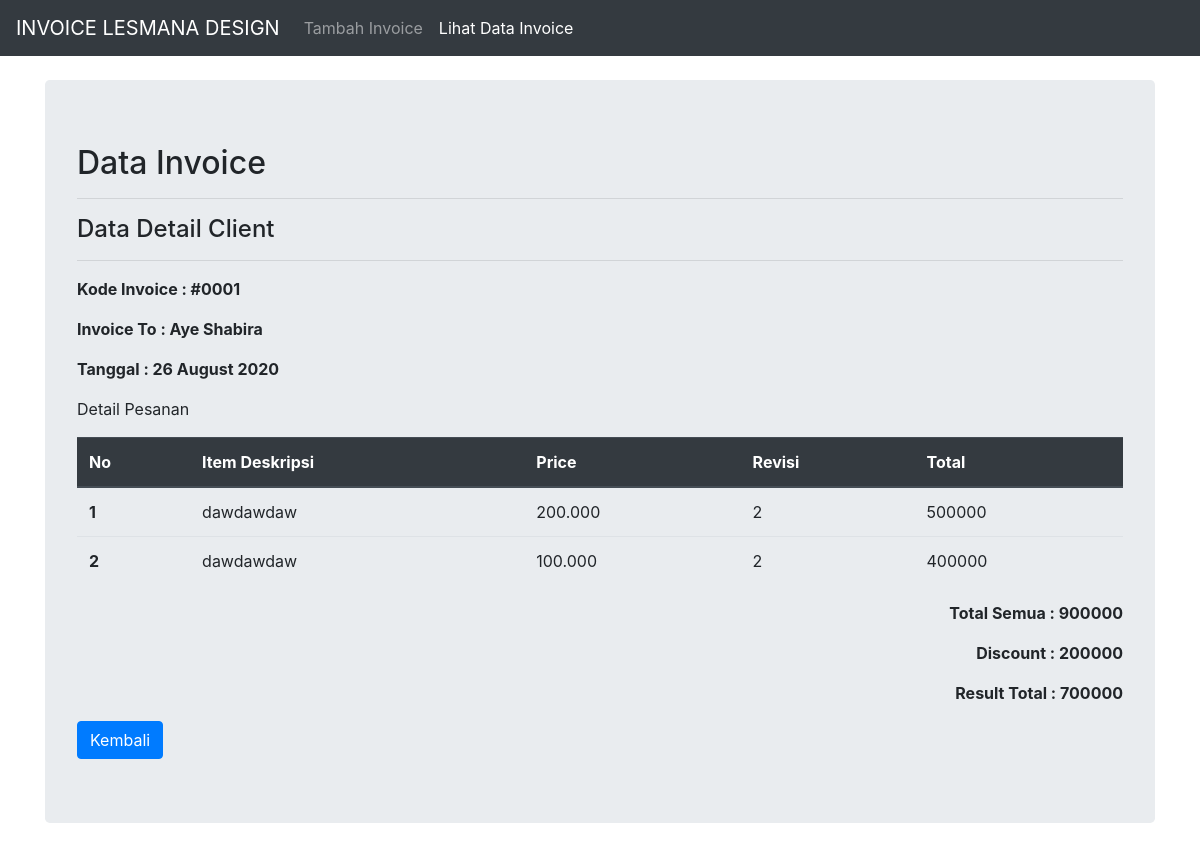
The page /lihat/details.php?code=5f4642e5493b9 on the database its author committed.
### tables this page shows
CREATE TABLE `client` (
  `id` int NOT NULL,
  `kode_invoice` varchar(50) NOT NULL,
  `invoice_to` varchar(100) NOT NULL,
  `code_client` varchar(50) NOT NULL,
  `tanggal` varchar(50) NOT NULL
);

CREATE TABLE `item` (
  `id` int NOT NULL,
  `item_desk` varchar(100) NOT NULL,
  `price` varchar(50) NOT NULL,
  `rev` varchar(50) NOT NULL,
  `total` varchar(50) NOT NULL,
  `code_client` varchar(50) NOT NULL
);

CREATE TABLE `total` (
  `id` int NOT NULL,
  `code_client` varchar(50) NOT NULL,
  `discount` varchar(50) DEFAULT NULL,
  `total_discount` varchar(50) NOT NULL,
  `total_all` varchar(50) NOT NULL
);

### lihat/details.php (the view, shortened to what this page needs)
<!DOCTYPE html>
<html lang="en">
<head>
    <link rel="stylesheet" href="../css/style.css">
    <link rel="stylesheet" href="../css/bootstrap.min.css">
</head>
<body style="background-color: white !important;">
    <nav class="navbar navbar-expand-lg navbar-dark bg-dark">
        <a class="navbar-brand" href="#">INVOICE LESMANA DESIGN</a>
        <div class="collapse navbar-collapse" id="navbarNav">
            <ul class="navbar-nav">
                <li class="nav-item ">
                    <a class="nav-link" href="../index.php">Tambah Invoice <span class="sr-only">(current)</span></a>
                </li>
                <li class="nav-item active">
                    <a class="nav-link" href="#">Lihat Data Invoice</a>
                </li>
            </ul>
        </div>
    </nav>
    <?php
    require '../functions.php';
    $code = $_GET['code'];
    $client = mysqli_query($koneksi, "SELECT * FROM client WHERE id=id");
    $c = mysqli_fetch_array($client);
    $data = mysqli_query($koneksi, "SELECT * FROM item WHERE code_client='$code'");
    $totals = mysqli_query($koneksi, "SELECT * FROM total WHERE code_client='$code'");
    $t = mysqli_fetch_array($totals);
    ?>
    <div class="container">
        <div class="jumbotron mt-4">
            <h2>Data Invoice</h2>
            <hr>
            <h4>Data Detail Client</h4>
            <hr>
            <div class="bold">
                <p>Kode Invoice : <?php echo $c['kode_invoice'] ?></p>
                <p>Invoice To : <?php echo $c['invoice_to'] ?></p>
                <p>Tanggal : <?php echo $c['tanggal'] ?></p>
            </div>
            <p>Detail Pesanan</p>
            <table class="table">
                <thead class="thead-dark">
                    <tr>
                        <th scope="col">No</th>
                        <th scope="col">Item Deskripsi</th>
                        <th scope="col">Price</th>
                        <th scope="col">Revisi</th>
                        <th>Total</th>
                    </tr>
                </thead>
                <tbody>
                    <?php
                    $id = 1;
                    foreach ($data as $d) { ?>
                        <tr>
                            <th scope="row"><?php echo $id++ ?></th>
                            <td><?php echo $d['item_desk'] ?></td>
                            <td><?php echo $d['price'] ?></td>
                            <td><?php echo $d['rev'] ?></td>
                            <td><?php echo $d['total'] ?>
                            </td>
                        </tr>
                    <?php } ?>
                </tbody>
            </table>
            <div class="bold text-right">
                <p>Total Semua : <?php echo $t['total_all'] ?></p>
                <p>Discount : <?php echo $t['discount'] ?></p>
                <?php if (empty($t['discount'])) { ?>
                    <p>Result Total : <?php echo $t['total_all'] ?></p>
                <?php } else { ?>
                    <p>Result Total : <?php echo $t['total_discount'] ?></p>
                <?php } ?>
            </div>
            <a href="index.php" class="btn btn-primary">Kembali</a>
        </div>
    </div>
</body>
</html>

### css/style.css (style rules this page uses)
.bold p { font-weight: bold; }
* { margin: 0; padding: 0; }
body { font-family: 'CenturyRegular'; background-color: #161616 !important; }

### rows shown on the page
client: kode_invoice "#0001", invoice_to "Aye Shabira", tanggal "26 August 2020"
item: item_desk "dawdawdaw", price "200.000", rev "2", total "500000"
item: item_desk "dawdawdaw", price "100.000", rev "2", total "400000"
total: total_all "900000", discount "200000", total_discount "700000"
